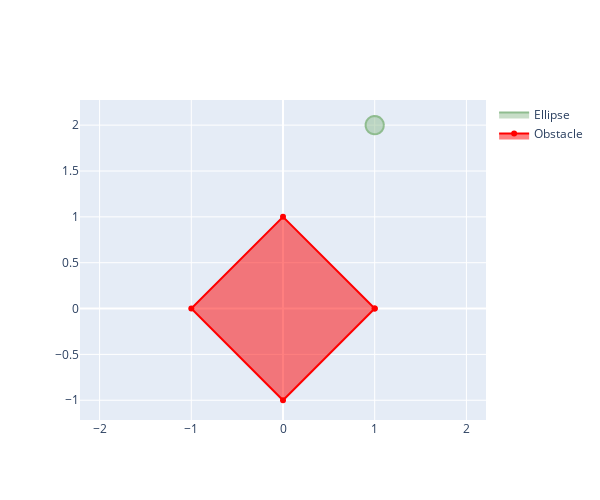

This figure's notebook cell:
### Code cell
## Build a convex partitioning of the space with one square obstacle in it:
epsilon = 0.1
C_0 = np.eye(2) * epsilon
d_0 = np.array([[1, 2]]).T

obs = np.array([
    [1, 0],
    [0, 1],
    [-1, 0],
    [0, -1],
]).T

def plot_ellipse(C, d, fig = go.Figure()):
    s = np.linspace(0, 2*np.pi, 20)
    unit_circle_pts = np.array([np.cos(s), np.sin(s)])
    
    ellipse_pts = C @ unit_circle_pts + d
    fig.add_trace(go.Scatter(
        x=ellipse_pts[0, :],
        y=ellipse_pts[1, :],
        fill="toself",
        line=dict(color="darkseagreen"),
        name="Ellipse"
    ))

    fig.add_trace(go.Scatter(
        x=obs_vertices[0, :],
        y=obs_vertices[1, :],
        fill="toself",
        name="Obstacle",
        line=dict(color="red")
    ))

    fig.update_layout(yaxis_scaleanchor="x", width=600, height=500)
    return fig
    
fig = plot_ellipse(C_0, d_0)
fig.show()

### Figure 1 — Plotly figure (JSON) as saved in the notebook; plotly's stock layout.template omitted (floating-point values rounded to 4 significant figures)
{"data": [{"fill": "toself", "line": {"color": "darkseagreen"}, "name": "Ellipse", "type": "scatter", "x": [1.1, 1.095, 1.079, 1.055, 1.025, 0.9917, 0.9598, 0.9323, 0.9121, 0.9014, 0.9014, 0.9121, 0.9323, 0.9598, 0.9917, 1.025, 1.055, 1.079, 1.095, 1.1], "y": [2, 2.032, 2.061, 2.084, 2.097, 2.1, 2.092, 2.074, 2.048, 2.016, 1.984, 1.952, 1.926, 1.908, 1.9, 1.903, 1.916, 1.939, 1.968, 2]}, {"fill": "toself", "line": {"color": "red"}, "name": "Obstacle", "type": "scatter", "x": [1, 0, -1, 0, 1], "y": [0, 1, 0, -1, 0]}], "layout": {"height": 500, "width": 600, "xaxis": {"autorange": true, "domain": [0, 1], "range": [-2.197, 2.197], "type": "linear"}, "yaxis": {"autorange": true, "domain": [0, 1], "range": [-1.215, 2.274], "scaleanchor": "x", "type": "linear"}}}
